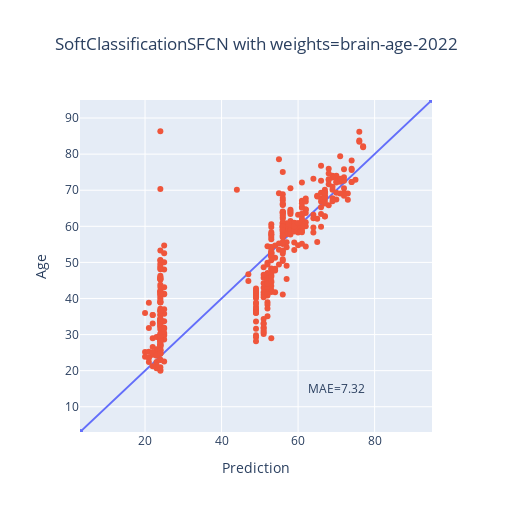

Notebook source saved alongside this figure:
### Code cell
import plotly.graph_objs as go

traces = [
    go.Scatter(
        x=[MIN_AGE, MAX_AGE],
        y=[MIN_AGE, MAX_AGE],
        showlegend=False
    ),
    go.Scatter(
        x=predictions['prediction'],
        y=predictions['age'],
        mode='markers',
        showlegend=False
    )
]

mae = np.mean(np.abs(predictions['prediction'] - predictions['age']))
print(mae)
layout = go.Layout(
    title={'x': 0.5, 'text': f'{model.__class__.__name__} with weights={WEIGHTS}'},
    xaxis={'range': [MIN_AGE, MAX_AGE], 'title': 'Prediction'},
    yaxis={'range': [MIN_AGE, MAX_AGE], 'title': 'Age'},
    width=512,
    height=512,
    annotations=[{'x':70, 'y':15, 'text': f'MAE={mae:.2f}', 'showarrow': False}]
)

figure = go.Figure(traces, layout)
figure.show()

### Figure 1 — Plotly figure (JSON) as saved in the notebook; plotly's stock layout.template omitted (floating-point values rounded to 4 significant figures; data arrays with more than 128 entries replaced by an {"elided": "..."} marker saying what was removed)
{"data": [{"showlegend": false, "type": "scatter", "x": [3, 95], "y": [3, 95]}, {"mode": "markers", "showlegend": false, "type": "scatter", "x": {"elided": "402 int values"}, "y": {"elided": "402 float values"}}], "layout": {"annotations": [{"showarrow": false, "text": "MAE=7.32", "x": 70, "y": 15}], "height": 512, "title": {"text": "SoftClassificationSFCN with weights=brain-age-2022", "x": 0.5}, "width": 512, "xaxis": {"range": [3, 95], "title": {"text": "Prediction"}, "type": "linear"}, "yaxis": {"range": [3, 95], "title": {"text": "Age"}, "type": "linear"}}}
